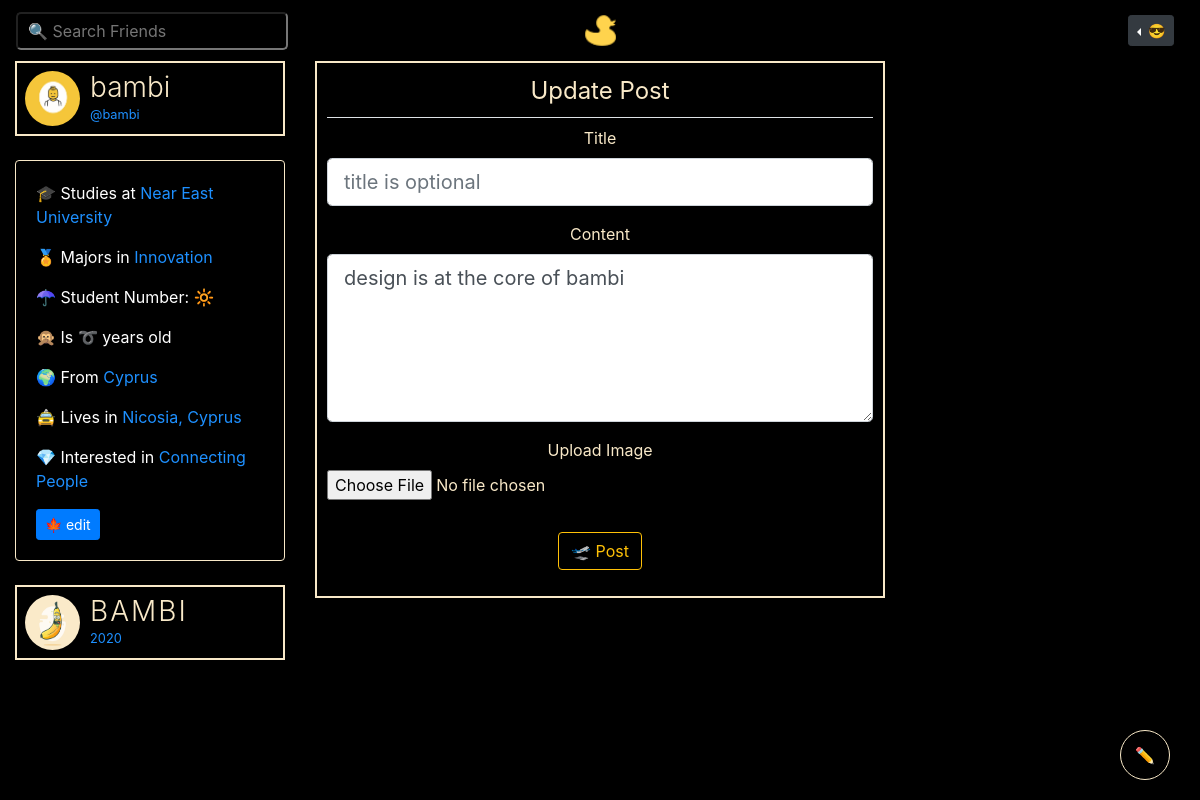
The page /post/40/update (signed in) on the database its author committed.
### bambiv3/models.py (models this page shows, shortened)
class User(db.Model, UserMixin):
	id = db.Column(db.Integer, primary_key=True)
	username = db.Column(db.String(20), unique=True, nullable=False)
	email = db.Column(db.String(120), unique=True, nullable=False)
	image_file = db.Column(db.String(20), nullable=False, default='default.jpg')
	password = db.Column(db.String(60), nullable=False)
	last_seen = db.Column(db.DateTime, default=datetime.utcnow)
	department = db.Column(db.String(20), nullable=False)
	student_number = db.Column(db.Integer(), unique=True, nullable=False)
	age = db.Column(db.Integer(), nullable=False)
	country = db.Column(db.String(20), nullable=False)
	hobby = db.Column(db.String(20), nullable=False)
	bio = db.Column(db.String(120), nullable=True)
	private = db.Column(db.Boolean, default=False, nullable=False)
	posts = db.relationship('Post', backref='author', lazy=True)
	products = db.relationship('Product', backref='author', lazy=True)
	followed = db.relationship(
		'User', secondary=followers,
		primaryjoin=(followers.c.follower_id == id),
		secondaryjoin=(followers.c.followed_id == id),
		backref=db.backref('followers', lazy='dynamic'), lazy='dynamic')
	messages_sent = db.relationship('Message',
									foreign_keys='Message.sender_id',
									backref='author', lazy='dynamic')
	messages_received = db.relationship('Message',
										foreign_keys='Message.recipient_id',
										backref='recipient', lazy='dynamic')
	last_message_read_time = db.Column(db.DateTime)
	def new_messages(self):
		last_read_time = self.last_message_read_time or datetime(1900, 1, 1)
		return Message.query.filter_by(recipient=self).filter(
			Message.timestamp > last_read_time).count()

class Post(db.Model):
	id = db.Column(db.Integer, primary_key=True)
	title = db.Column(db.String(100)) #nullable=False
	date_posted = db.Column(db.DateTime, nullable=False, default=datetime.utcnow)
	content = db.Column(db.Text, nullable=False)
	image = db.Column(db.String(20))
	user_id = db.Column(db.Integer, db.ForeignKey('user.id'), nullable=False)
	likes = db.relationship('PostLike', backref='post', lazy='dynamic')

### bambiv3/routes.py (the view)
@app.route("/post/<int:post_id>/update", methods=['GET', 'POST'])
@login_required
def update_post(post_id):
	post = Post.query.get_or_404(post_id)
	if post.author != current_user:
		abort(403)
	form = PostForm()
	if form.validate_on_submit():
		post.title = form.title.data
		post.content = form.content.data
		db.session.commit()
		flash('Your post has been updated!', 'success')
		return redirect(url_for('post', post_id=post.id))
	elif request.method == 'GET':
		form.title.data = post.title
		form.content.data = post.content
	return render_template('create_post.html', title='Update Post',
						   form=form, legend='Update Post')

### bambiv3/forms.py
class PostForm(FlaskForm):
	title = StringField('Title') #validators=[DataRequired()]
	content = TextAreaField('Content', validators=[DataRequired()])
	image = FileField('Upload Image', validators=[FileAllowed(['jpg', 'jpeg' , 'png', 'gif'])])
	submit = SubmitField('🛫 Post')

### bambiv3/models.py (called while the page is built)
@login_manager.user_loader
def load_user(user_id):
	return User.query.get(int(user_id))

### bambiv3/routes.py (called while the page is built)
@app.before_request
def before_request():
	if current_user.is_authenticated:
		current_user.last_seen = datetime.utcnow()
		db.session.commit()

### bambiv3/templates/create_post.html (shortened to what this page needs)
{% extends "layout.html" %}
{% block content %}
<div class="container-fluid">
	<div class="row">
		<div class="col-lg-3 d-none d-lg-block">
		      <header style="color:#F9E9C8;border:2px solid #F9E9C8;padding:8px;cursor:pointer;" data-toggle="modal" data-target="#profile">
		        <img src="{{ url_for('static', filename='profile_pics/' + current_user.image_file) }}" alt="harun profile" class="profile-thumbnail">
		        <div class="profile-name">
		          <h3>{{current_user.username}}</h3>
		          <small>@{{current_user.email.split("@")[0] | lower}}</small>
		        </div>
		      </header>
		      <br>
		    <div class="card about" style="color:#fff;background:#000;text-align:left;border:1px solid #F9E9C8;">
		    <div class="card-body">
		      <p> 🎓 Studies at <span>Near East University</span></p>
			  <p> 🏅 Majors in <span>{{current_user.department}}</span></p>
			  <p> ☂ Student Number: <span>{{current_user.student_number}}</span></p>
			  <p> 🙊 Is <span>{{current_user.age}}</span> years old</p>
			  <p> 🌍 From <span>{{current_user.country}}</span></p>
			  <p> 🚖 Lives in <span>Nicosia, Cyprus</span></p>
			  <p> 💎 Interested in <span>{{current_user.hobby}}</span></p>
			  <a class="btn btn-sm btn-primary" href="{{ url_for('account') }}">🍁 edit</a>
		    </div>
		  </div>
		  <br>
		  <header style="color:#F9E9C8;border:2px solid #F9E9C8;padding:8px;">
		    <img src="{{ url_for('static', filename='profile_pics/' + 'logod.png') }}" alt="logo" class="profile-thumbnail">
		    <div class="profile-name">
		      <h3 class="logo">BAMBI</h3>
		      <small id="year"></small>
		    </div>
		  </header>
		</div>
		<div class="col-lg-6" style="text-align: center">
			<div class="post">
			  <div id="inner">
			   <div class="content-section">
				  <form method="POST" action="" enctype="multipart/form-data">
				    <fieldset class="form-group">
				      <legend class="border-bottom mb-2 pb-2">{{ legend }}</legend>
				      <div class="form-group">
				        {{ form.title.label(placeholder="title is optional", class="form-control-label") }}
				        {% if form.title.errors %}
				        {{ form.title(placeholder="title is optional", class="form-control form-control-lg is-invalid") }}
				        <div class="invalid-feedback">
				          {% for error in form.title.errors %}
				          <span>{{ error }}</span>
				          {% endfor %}
				        </div>
				        {% else %}
				        {{ form.title(placeholder="title is optional", class="form-control form-control-lg") }}
				        {% endif %}
				      </div>
				      <div class="form-group">
				        {{ form.content.label(placeholder="speak your mind...", class="form-control-label") }}
				        {% if form.content.errors %}
				        {{ form.content(placeholder="speak your mind...", class="form-control form-control-lg is-invalid") }}
				        <div class="invalid-feedback">
				          {% for error in form.content.errors %}
				          <span>{{ error }}</span>
				          {% endfor %}
				        </div>
				        {% else %}
				        {{ form.content(placeholder="speak your mind...", class="form-control form-control-lg", rows="5") }}
				        {% endif %}
				      </div>
				      <div class="form-group">
				        {{ form.image.label(class="form-control-label") }}
				        {% if form.image.errors %}
				        {{ form.image(class="form-control-file is-invalid") }}
				        <div class="invalid-feedback">
				          {% for error in form.image.errors %}
				          <span>{{ error }}</span>
				          {% endfor %}
				        </div>
				        {% else %}
				        {{ form.image(class="form-control-file") }}
				        {% endif %}
				      </div>
				    </div>
				    <div class="form-group">
				      {{ form.submit(class="btn btn-outline-warning") }}
				    </div>
			  </div>
		</div>
		<br>
		</div>
{% endblock content %}

### bambiv3/static/main.css (style rules this page uses)
body { background:#000; color: #F9E9C8; }
.logo { color:#F9E9C8; letter-spacing:2px; }
.about span, small { color:#1e90ff; }
h3 { font-weight: 300; }

### bambiv3/templates/create_post.html (style rules this page uses)
header, footer { display: flex; flex-direction: row; }
header .profile-thumbnail { width: 55px; height: 55px; border-radius: 50%; }
header .profile-name { display: flex; flex-direction:column; margin-left: 10px; }
header h3, header h4 { display: flex; margin: 0; }
.post { border: 2px solid #F9E9C8; padding: 10px; }

### rows shown on the page
User: image_file (placeholder picture), username "bambi", email "bambi", department "Innovation", student_number "🔆", age "➰", country "Cyprus", hobby "Connecting People"
Post: content "design is at the core of bambi"

### other values the page prints
{{ legend }} "Update Post"
